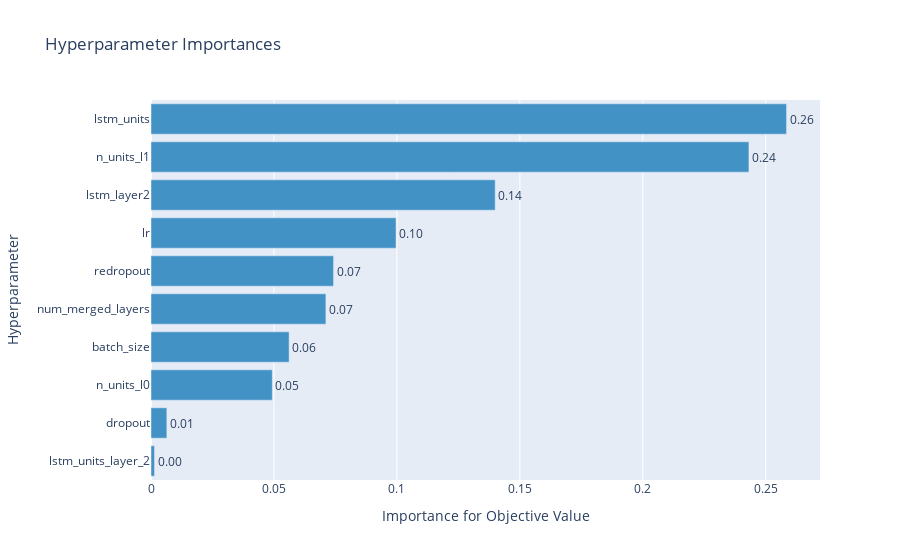

Notebook code cell kept with this figure:
### Code cell
optuna.visualization.plot_param_importances(study)

### Figure 1 — Plotly figure (JSON) as saved in the notebook; plotly's stock layout.template omitted (floating-point values rounded to 4 significant figures)
{"data": [{"cliponaxis": false, "hovertemplate": ["lstm_units_layer_2 (IntUniformDistribution): 0.0014362948294291817<extra></extra>", "dropout (UniformDistribution): 0.006441974643716697<extra></extra>", "n_units_l0 (IntUniformDistribution): 0.04933729049290243<extra></extra>", "batch_size (CategoricalDistribution): 0.056163535406643796<extra></extra>", "num_merged_layers (IntUniformDistribution): 0.07112698465748445<extra></extra>", "redropout (UniformDistribution): 0.07424040584876047<extra></extra>", "lr (LogUniformDistribution): 0.09965986552888757<extra></extra>", "lstm_layer2 (CategoricalDistribution): 0.13997422637312767<extra></extra>", "n_units_l1 (IntUniformDistribution): 0.24315723501512096<extra></extra>", "lstm_units (IntUniformDistribution): 0.2584621872039267<extra></extra>"], "marker": {"color": "rgb(66,146,198)"}, "orientation": "h", "text": ["0.0014362948294291817", "0.006441974643716697", "0.04933729049290243", "0.056163535406643796", "0.07112698465748445", "0.07424040584876047", "0.09965986552888757", "0.13997422637312767", "0.24315723501512096", "0.2584621872039267"], "textposition": "outside", "texttemplate": "%{text:.2f}", "type": "bar", "x": [0.001436, 0.006442, 0.04934, 0.05616, 0.07113, 0.07424, 0.09966, 0.14, 0.2432, 0.2585], "y": ["lstm_units_layer_2", "dropout", "n_units_l0", "batch_size", "num_merged_layers", "redropout", "lr", "lstm_layer2", "n_units_l1", "lstm_units"]}], "layout": {"showlegend": false, "title": {"text": "Hyperparameter Importances"}, "xaxis": {"title": {"text": "Importance for Objective Value"}}, "yaxis": {"title": {"text": "Hyperparameter"}}}}
